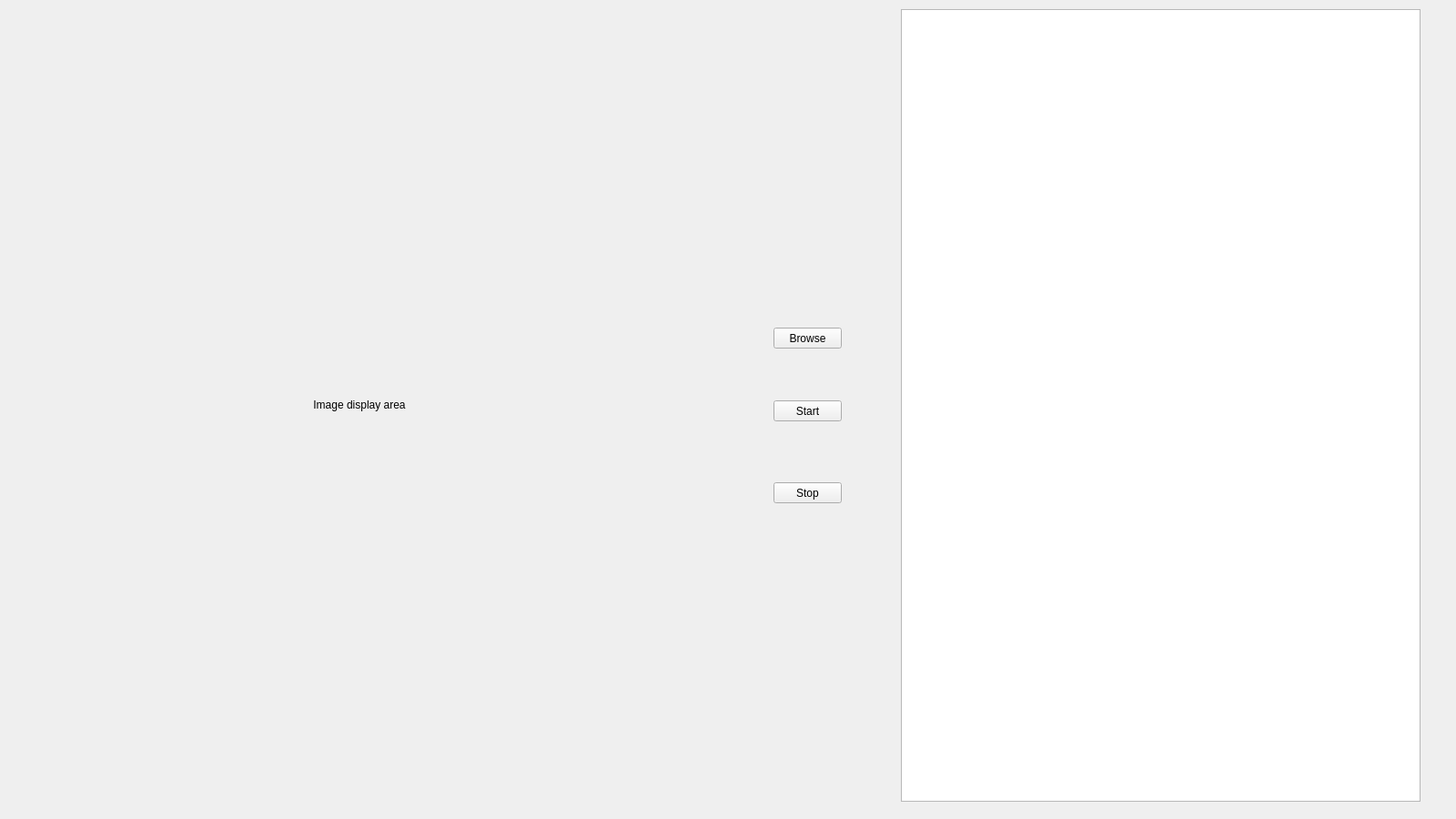
<?xml version="1.0" encoding="UTF-8"?>
<ui version="4.0">
 <class>WindowsForFunClass</class>
 <widget class="QWidget" name="WindowsForFunClass">
  <property name="geometry">
   <rect>
    <x>0</x>
    <y>0</y>
    <width>1600</width>
    <height>900</height>
   </rect>
  </property>
  <property name="windowTitle">
   <string>OCR-Tesseract</string>
  </property>
  <widget class="QLabel" name="labelshow">
   <property name="geometry">
    <rect>
     <x>20</x>
     <y>70</y>
     <width>750</width>
     <height>750</height>
    </rect>
   </property>
   <property name="text">
    <string>Image display area</string>
   </property>
   <property name="alignment">
    <set>Qt::AlignCenter</set>
   </property>
  </widget>
  <widget class="QPushButton" name="pushButton_stop">
   <property name="geometry">
    <rect>
     <x>850</x>
     <y>530</y>
     <width>75</width>
     <height>23</height>
    </rect>
   </property>
   <property name="text">
    <string>Stop</string>
   </property>
   <property name="icon">
    <iconset resource="WindowsForFun.qrc">
     <normaloff>:/WindowsForFun/Stop.ico</normaloff>:/WindowsForFun/Stop.ico</iconset>
   </property>
  </widget>
  <widget class="QPushButton" name="pushButton_browse">
   <property name="geometry">
    <rect>
     <x>850</x>
     <y>360</y>
     <width>75</width>
     <height>23</height>
    </rect>
   </property>
   <property name="text">
    <string>Browse</string>
   </property>
  </widget>
  <widget class="QPlainTextEdit" name="plainTextEdit">
   <property name="geometry">
    <rect>
     <x>990</x>
     <y>10</y>
     <width>571</width>
     <height>871</height>
    </rect>
   </property>
   <property name="font">
    <font>
     <family>Times New Roman</family>
     <pointsize>11</pointsize>
     <weight>50</weight>
     <bold>false</bold>
    </font>
   </property>
   <property name="cursor" stdset="0">
    <cursorShape>ArrowCursor</cursorShape>
   </property>
   <property name="plainText">
    <string/>
   </property>
  </widget>
  <widget class="QPushButton" name="pushButton_start">
   <property name="geometry">
    <rect>
     <x>850</x>
     <y>440</y>
     <width>75</width>
     <height>23</height>
    </rect>
   </property>
   <property name="text">
    <string>Start</string>
   </property>
   <property name="icon">
    <iconset resource="WindowsForFun.qrc">
     <normaloff>:/WindowsForFun/Start.ico</normaloff>:/WindowsForFun/Start.ico</iconset>
   </property>
  </widget>
 </widget>
 <layoutdefault spacing="6" margin="11"/>
 <resources>
  <include location="WindowsForFun.qrc"/>
 </resources>
 <connections/>
</ui>
